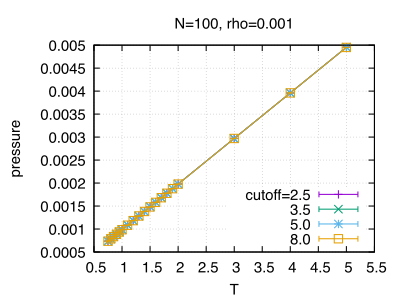

Source code (gnuplot):
set key bottom
set grid
set title 'N=100, rho=0.001'
set xlabel 'T'
set ylabel 'pressure'
plot \
"n100-cut2.5/lj-n100-r0.001-cut2.5.dat" using 1:5:6 with errorlines title 'cutoff=2.5', \
"n100-cut3.5/lj-n100-r0.001-cut3.5.dat" using 1:5:6 with errorlines title '3.5', \
"n100-cut5.0/lj-n100-r0.001-cut5.0.dat" using 1:5:6 with errorlines title '5.0', \
"n100-cut8.0/lj-n100-r0.001-cut8.0.dat" using 1:5:6 with errorlines title '8.0'
